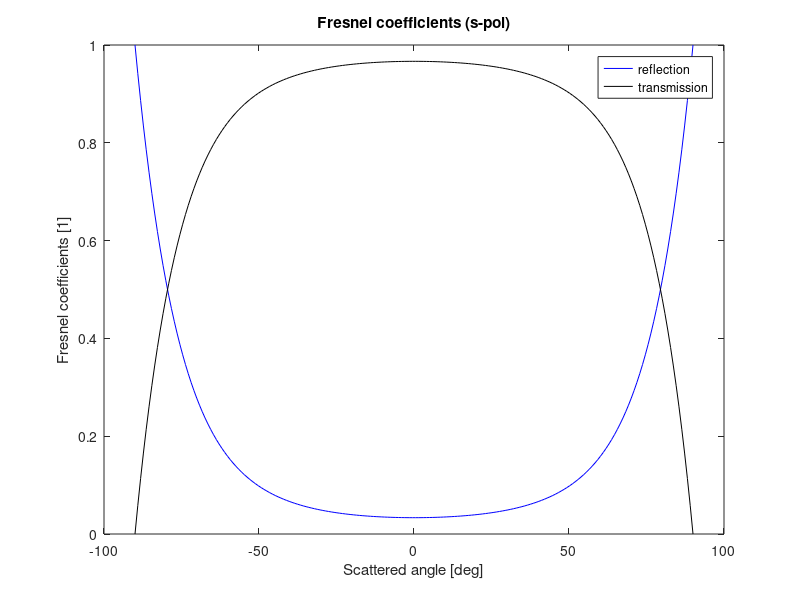

MATLAB code to generate this figure: (Note: this script raises an error after producing the figure.)
%% Design and test an arbitrary beam generation
n_co    = 1.447;
% n_co    = 1.4459;
% n_cl    = 1.4454;
w_0     = 15e-6;            % beam waist
n       = 10;               % order of super Gaussian
outP    = 0.1;

%% Analysis of Fresnel's coefficients (s-pol only)
phi     = linspace(-pi/2, pi/2, 200);

sin_g   = @(phi) sin(phi)./n_co;
cos_g   = @(phi) sqrt(1 - sin_g(phi).^2);
ref_s   = @(phi) (  (n_co*cos_g(phi) - cos(phi)) ... 
                    ./ (n_co*cos_g(phi) + cos(phi)) );

R_s     = ref_s(phi).^2;
T_s     = 1 - R_s;

phi_lim_deg = 30;
phi_lim     = pi*phi_lim_deg/180;
T_value     = 1 - ref_s(phi_lim)^2;

figure(1)
plot(phi*180/pi, R_s, 'b', phi*180/pi, T_s, 'k')
xlabel('Scattered angle [deg]')
ylabel('Fresnel coefficients [1]')
title('Fresnel coefficients (s-pol)')
legend('reflection', 'transmission')
xline(-90,              'k',    'HandleVisibility', 'off')
xline(90,               'k',    'HandleVisibility', 'off')
xline(-phi_lim_deg,     '--k',  'HandleVisibility', 'off')
xline(phi_lim_deg,      '--k',  'HandleVisibility', 'off')
yline(T_value,          '--r',  'HandleVisibility', 'off')

disp('Fresnel Coefficients Analysis')
disp(['  phi bandwidth     [deg]:  ' ...
    '[' num2str(-phi_lim_deg) ', ' num2str(phi_lim_deg) ']'])
disp(['  upper T_s           [%]:  ' num2str(100*T_value)])
disp(' ')

%% Define parameters in air
% choose angle such that it minimises the reflection as much as possible.
phi_deg = -20;              % tilt angle of Gaussian in deg
phi     = phi_deg * pi/180; % tilt angle of Gaussian (0 rad = vertical)

h       = 30e-6;            % height of glass boundary
d       = 80e-6;            % focal distance
lam     = 0.78e-6;          % wavelength
k0_a    = 2*pi/lam;         % k in air
k0_g    = 2*pi*n_co/lam;    % k in grating

y_tar   = d;
x_tar   = d * tan(phi);
disp(['  target coordinates [um]:  ' ...
    '[' num2str(1e6*x_tar) ', ' num2str(1e6*y_tar) ']'])

% defining the range for the grating where .mph file as grating length of
% 100 um, so  x_max - x_min need to be larger.
x_min   = -100e-6;
x_max   = 100e-6;
x       = linspace(x_min, x_max, 5000)';
x_ori   = x;

%% Arbitrary field on target location
super_gaussian = @(x, phi, x_tar, w_0, n) ...
    exp(-1i * k0_a * sin(phi) * x) .* exp(-( (x-x_tar)/w_0 ).^( 2*n ));

Ez_ori  = super_gaussian(x, phi, x_tar, w_0, n);
Ek_tar  = fftshift( fft( fftshift(Ez_ori) ) );
%%
figure(2)
plot(x*1e6, abs(Ez_ori))
xlabel('x [\mu m]')
ylim([0 1.1])
ylabel('|E| [Vm^{-1}]')
title('Field on target')
xline(-60,    '--k', 'HandleVisibility','off')
xline(60,     '--k', 'HandleVisibility','off')

%% normal propagation
k       = linspace(-pi, pi, length(x) )'./(x(1) - x(2));
ky_a    = real( sqrt(k0_a^2 - k.^2) );
ky_g    = real( sqrt(k0_g^2 - k.^2) );

y       = linspace(-y_tar, 0, 400);
Ek_pro  = exp(-1i*ky_a*y).*(Ek_tar*ones(size(y)));

y2      = linspace(-h, 0, 400);
Ek_pro2 = exp(-1i*ky_g*y2).*(Ek_pro(:,1)*ones(size(y2)));

Ek_pro  = [Ek_pro2 Ek_pro];
Ez_pro  = fftshift(  ifft( fftshift(Ek_pro,1) ),1  );

figure(3)
pcolor(x*1e6, [y2+h y+d+h]*1e6, abs(Ez_pro)')
xlabel('x [\mu m]')
ylabel('y [\mu m]')
shading flat
colorbar
axis equal
yline(d + h,    '--k', 'HandleVisibility','off')
yline(h,    	'--r', 'HandleVisibility','off')
yline(0,        '--k', 'HandleVisibility','off')

%% on the grating
Ek_grat = exp(-1i*ky_g*-h -1i*ky_a*-y_tar).*Ek_tar;
Ez_grat = fftshift(  ifft( fftshift(Ek_grat) ) );

figure(4)
plot(x*1e6, abs(Ez_grat))
xline(-60)
xline(60)
xlabel('x [\mu m]')
ylabel('|E| [Vm^{-1}]')
title('Field on grating')

% Parameters for grating
% Remove phase from the tilt
Ez_grat = exp(1i*k0_g*sin(phi)*x) .* Ez_grat;

Pz_amp  = abs(Ez_grat).^2;
phase   = unwrap(angle(Ez_grat)); %add 'unwrap' for smoother interpolation!

figure(5)
plot(x*1e6, phase)
xlabel('x [\mu m]')
ylabel('phase [rad]')
title('desired phase on the grating')

% computing dng_amp depends on pump depletion
F       = griddedInterpolant(x, Pz_amp, 'spline');
fun     = @(x) F(x);
C       = 1/integral(fun, x_min, x_max);

denu    = zeros(size(x));

for i = 1:length(x)
    denu(i) = 1 - outP * C * integral(fun, -100e-6, x(i));
end

dng_amp = sqrt(outP * C * fun(x) ./ denu);

save('phase.mat',       'x',  'phase');
save('dng_amp.mat',     'x',  'dng_amp');

%% Run Comsol
model = mphload('bragg_grating_design_5.0 (arbitrary field).mph');
model.param('par3').set('phi_deg', num2str(90 + phi_deg));
model.param('default').set('L_g', '120 [um]');
model.study('std1').run

% Dimensions
H       = mphglobal(model, 'H');
L       = mphglobal(model, 'L');
L_g     = mphglobal(model, 'L_g');
phi     = mphglobal(model, 'phi_deg');

lam     = mphglobal(model, 'lambda0');
n_clad  = mphglobal(model, 'n_co');
dn      = mphglobal(model, 'dn');

x       = linspace(-.5*L, .5*L, 5000);
xx      = [x; .5*(H - 1)*ones(size(x))];
Ez      = mphinterp(model, 'ewfd.Ez',     'coord', xx);

% picture of waveguide
x0       = linspace(-.5*L, .5*L, 2000);
y0       = linspace(-.5*H, .5*H, 2000);
[x1, y1] = meshgrid(x0, y0);
xx       = [x1(:), y1(:)]';
Ez_wg    = mphinterp(model, 'ewfd.Ez',     'coord', xx);
Ez_wg    = reshape(Ez_wg, length(x0), length(y0));

% the efficiency parameters
xx      = [x; zeros(size(x))];
dng_amp = mphinterp(model, 'dng_amp',     'coord', xx);
max_dng = max(dng_amp);

y       = linspace(-.5*H, .5*H, 5000);
yy      = [-.5*L*ones(size(y)); y];
Px      = mphinterp(model, 'ewfd.Poavx',  'coord', yy);
p0      = trapz(y, Px);

yy      = [.5*L*ones(size(y)); y];
Px      = mphinterp(model, 'ewfd.Poavx',  'coord', yy);
p1      = trapz(y, Px);

pow_out = 100*(p0 - p1)/p0;

%%
figure(6);
plot(x, abs(Ez));
xline(-L_g/2)
xline(L_g/2)
xlabel('x [\mu m]')
ylabel('|E| [Vm^{-1}]')
title('Field on measurement line')

save([  'data/bragg_grating',     ...
        '_dimensions_',         num2str(H), 'x', num2str(L),    ...
        '_grat_length_',        num2str(L_g),                   ...
        '_lambda_',             num2str(lam),                   ...
        '_n_clad_',             num2str(n_clad),                ...
        '_dn_',                 num2str(dn),                    ...
        '_scattered_tilt_',     num2str(phi),                   ...
        '_target_dist_',        num2str(d*1e6),                 ...
        '_target_waist_',       num2str(w_0*1e6),               ...
        '_gausssian_order_',    num2str(n),                     ...
        '_power_ratio_',        num2str(outP),                  ...
        '.mat'],    'x', 'x_ori', 'Ez', 'Ez_ori', 'Ez_grat', 'pow_out', 'max_dng', ...
                    'x0', 'y0', 'Ez_wg');